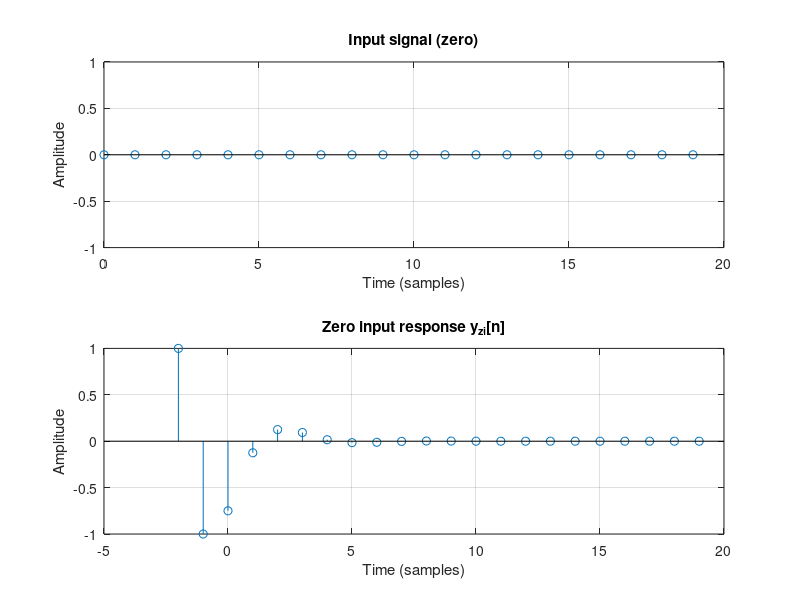

Source code (MATLAB):
N = 1000;                                       % Μήκος εξόδου
n = 0:N;                                        % Άξονας χρόνου
y_in = [1; -1];                                 % Αρχικές συνθήκες
x = zeros(1, N+1);                              % Μηδενικό σήμα εισόδου
y = [y_in; zeros(N+1,1)];                       % Αρχικοποίηση εξόδου y[n]
for i = 3:N+1                                   % Βρόχος επανάληψης
    y(i) = 0.5*y(i-1) - 0.25*y(i-2) + x(i-2);   % Εξίσωση διαφορών
end
subplot(211); stem(n(1:20), x(1:20)); grid;     % Γράφημα εισόδου
title('Input signal (zero)');                   % Τίτλος
xlabel('Time (samples)'); ylabel('Amplitude');  % Ετικέτες
new_n = -2:N;                                   % Άξονας χρόνου εξόδου
subplot(212); stem(new_n(1:22), y(1:22)); grid; % Γράφημα εξόδου
title('Zero input response y_{zi}[n]');         % Τίτλος
xlabel('Time (samples)'); ylabel('Amplitude');  % Ετικέτες
